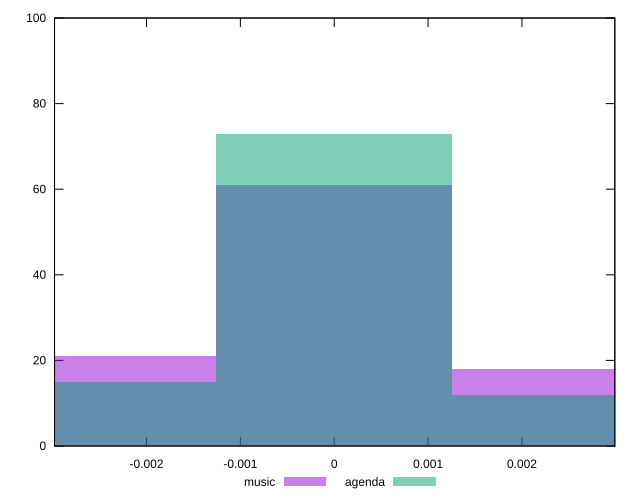

The script that saved this image:
reset

$music <<EOF
-0.0025173122965866696 21
0.0025173122965866696 18
0 61
EOF

$agenda <<EOF
0 73
-0.0025173122965866696 15
0.0025173122965866696 12
EOF

set key outside below
set boxwidth 0.0025173122965866696
set xrange [-0.0029801553513026267:0.002989477537861069]
set yrange [0:100]
set trange [0:100]
set style fill transparent solid 0.5 noborder
set terminal svg size 640, 500 enhanced background rgb 'white'
set output "reports/report_00028_2021-02-24T12-49-42.674Z/meta/pScore-difference/comparison/histogram/0_vs_1.svg"

plot $music title "music" with boxes, \
     $agenda title "agenda" with boxes

reset
